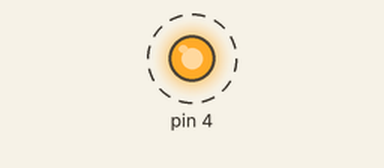
Simulated run of this sketch. Board: Arduino Uno, built with avr-gcc and run on an emulated ATmega328P. Parts: output pins drawn as LEDs (lit = HIGH). Dashed ring = blinking.

Above: at 0.5 s.
Timing chart, 0 to 4.6 s (numbered marks = the images above):
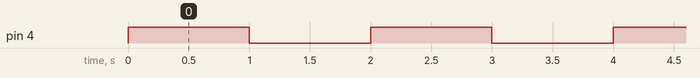

Measured:
- by itself, pin 4: alternates HIGH for 1.0 s and LOW for 1.0 s

The sketch:

Blink.ino
```cpp
void setup() {
  pinMode(4,OUTPUT);
  pinMode(3,INPUT);
}

void loop() {
//  int button = digitalRead(3);
  digitalWrite(4,HIGH);
  delay(1000);
//  Serial.print(button);
  digitalWrite(4,LOW);
  delay(1000);

}
```
